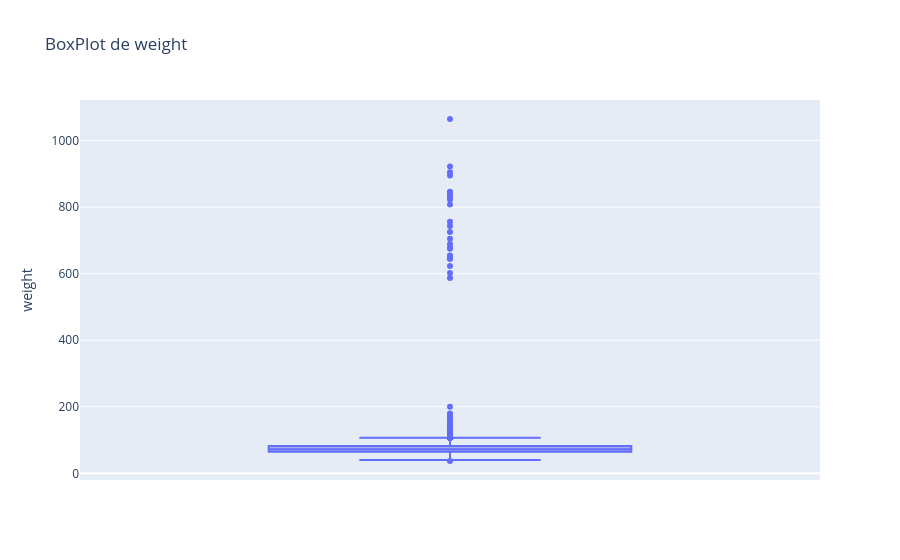

The notebook cell this image was saved under:
### Code cell
fig = px.box(base, y='weight', title='BoxPlot de weight')
fig.show()

### Figure 1 — Plotly figure (JSON) as saved in the notebook; plotly's stock layout.template omitted (floating-point values rounded to 4 significant figures; data arrays with more than 128 entries replaced by an {"elided": "..."} marker saying what was removed)
{"data": [{"alignmentgroup": "True", "hovertemplate": "weight=%{y}<extra></extra>", "legendgroup": "", "marker": {"color": "#636efa"}, "name": "", "notched": false, "offsetgroup": "", "orientation": "v", "showlegend": false, "type": "box", "x0": " ", "xaxis": "x", "y": {"elided": "9926 float values"}, "y0": " ", "yaxis": "y"}], "layout": {"boxmode": "group", "legend": {"tracegroupgap": 0}, "title": {"text": "BoxPlot de weight"}, "xaxis": {"anchor": "y", "domain": [0, 1]}, "yaxis": {"anchor": "x", "domain": [0, 1], "title": {"text": "weight"}}}}
